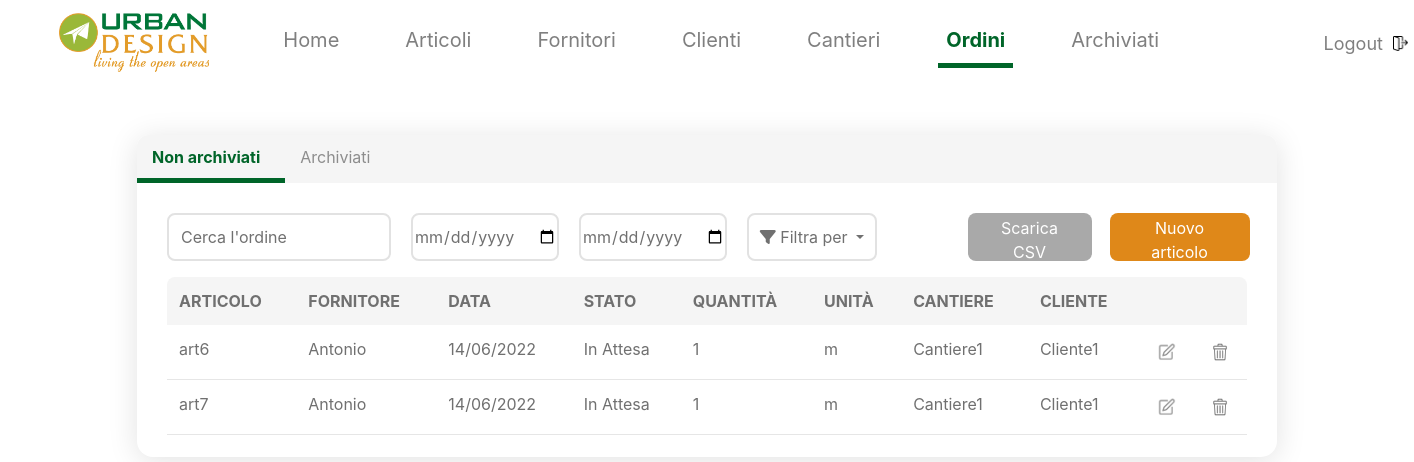
Page /ordini/ on the earlier database version.
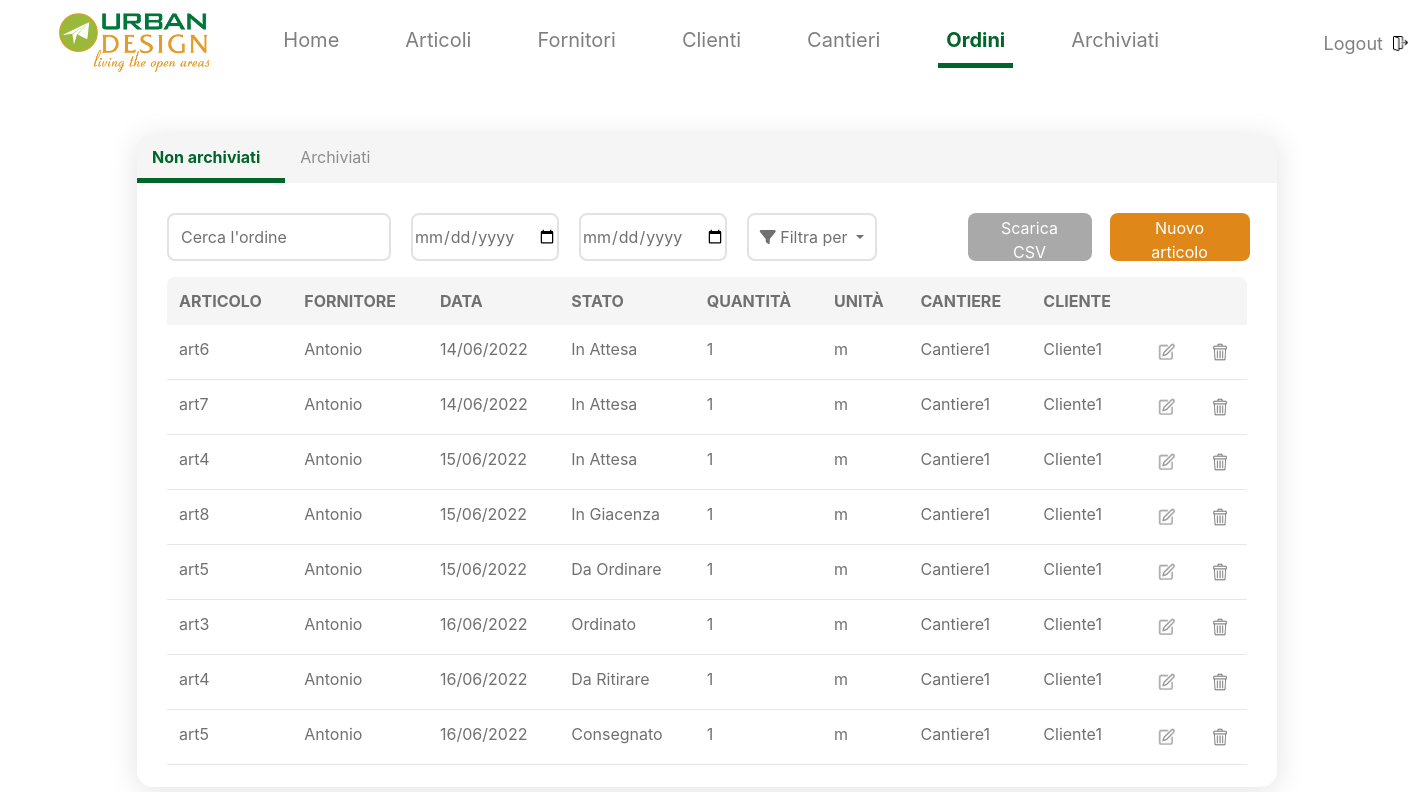
Same page on the later database version.
### ManagementSoftware/models.py (models this page shows, shortened)
class Order(models.Model):
    date = models.DateTimeField(auto_now_add=True)
    status = models.CharField(max_length=50, choices=STATUS_CHOICES, verbose_name="Stato dell ordine")
    quantity = models.PositiveIntegerField(default=1, verbose_name="Quantità dell ordine")
    article_id = models.ForeignKey(Article, on_delete=models.CASCADE, verbose_name="Nome dell articolo")
    site_id = models.ForeignKey(Site, on_delete=models.CASCADE, verbose_name="Nome del cantiere")
    suppliers = models.ForeignKey(Supplier, on_delete=models.CASCADE, verbose_name="Nome dell Fornitori")
    clients = models.ForeignKey(Client, on_delete=models.CASCADE, verbose_name="Nome dell Clienti")
    class Meta:
        verbose_name = 'order'
        ordering = ("article_id__supplier_id__name",)

class Article(models.Model):
    name = models.CharField(max_length=200, verbose_name="Nome dell'articolo")
    supplier_id = models.ForeignKey(Supplier, on_delete=models.CASCADE, verbose_name="Nome del fornitore")
    measurement_unit = models.CharField(max_length=50, verbose_name="Unità di misura", default="")
    class Meta:
        verbose_name = 'article'
        ordering = ("name",)
    def __str__(self):
        return str(self.name)

class Supplier(models.Model):
    name = models.CharField(max_length=200, verbose_name="Nome del fornitore")
    class Meta:
        verbose_name = 'supplier'
        ordering = ("name",)
    def __str__(self):
        return str(self.name)

class Site(models.Model):
    name = models.CharField(max_length=200, verbose_name="Nome del cantiere")
    client_id = models.ForeignKey(Client, on_delete=models.CASCADE, verbose_name="Nome del cliente")
    class Meta:
        verbose_name = 'site'
        ordering = ("name",)
    def __str__(self):
        return str(self.name)

class Client(models.Model):
    name = models.CharField(max_length=200, verbose_name="Nome del cliente")
    class Meta:
        verbose_name = 'client'
        ordering = ("name",)
    def __str__(self):
        return str(self.name)

### ManagementSoftware/views.py (the view)
# urls.py: path('ordini/', generic_views.TableView.as_view(
class TableView(TemplateView):
    model = None
    template_name = None
    model_filter = Q(pk__isnull=False)
    context_object_name = None
    def get(self, *args, **kwargs):
        objects = self.model.objects.filter(self.model_filter)
        context = {self.context_object_name: objects}
        return render(self.request, self.template_name, context)

### Order/templates/order/order_list.html (shortened to what this page needs)
{% extends 'single-tab.html' %}
{% block search_placeholder %}Cerca l'ordine{% endblock %}
{% block gray-bar %}
    <a id="non-arch" class="col-1_5 active">Non archiviati</a>
    <a id="arch" class="col-sm-1">Archiviati</a>
{% endblock %}
{% block filters %}
    <input id="fromDate" type="date" class="filtro"></input>
    <input id="toDate" type="date" class="filtro"></input>
    <div class="dropdown">
      <button class="filtro-drop dropdown-toggle" type="button" id="dropdownMenuButton" data-toggle="dropdown" aria-expanded="false">
        <i class="fa-solid fa-filter"></i> Filtra per
      </button>
    </div>
{% endblock %}
{% block table %}{% include "order/order_table.html" %}{% endblock %}

### ManagementSoftware/templates/single-tab.html (shortened to what this page needs)
{% extends 'base.html' %}
{% load static %}
{% load crispy_forms_tags %}
{% block import %}
    {{ block.super }}
    <link rel="stylesheet" href="{% static 'ManagementSoftware/css/single-tab.css' %}">
{% endblock %}
{% block body %}
    <div id="main-container" class="container">
        <div id="row-sopra" class="row">
            {% block gray-bar %} {% endblock %}
        </div>
        <div class="row search-bar">
            <div class="col-md-8">
                <div class="form-group">
                    <input type="text" class="form-control" id="search"
                           placeholder="{% block search_placeholder %}{% endblock %}" aria-label="cerca">
                </div>
                {% block filters %} {% endblock %}
            </div>
            <div class="col-md-2">
                <button class="action" id="download-csv">
                    Scarica CSV
                </button>
            </div>
            <div class="col-md-2">
                <button id="nuovo-articolo" class="action create" title="Aggiungi">
                    Nuovo articolo
                </button>
            </div>
        </div>
        <div class="table-wrapper">
            <table class="table table-borderless" id="risultati">
                {% block table %}{% endblock %}
            </table>
        </div>
    </div>
{% endblock %}

### ManagementSoftware/templates/base.html (shortened to what this page needs)
{% load static %}
<!DOCTYPE html>
<html lang="it">
<head>
    {% block import %}
        <link rel="stylesheet" href="https://stackpath.bootstrapcdn.com/bootstrap/4.4.1/css/bootstrap.min.css"
>
        <link rel="stylesheet"
              href="https://cdn.jsdelivr.net/npm/bootstrap-select@1.13.14/dist/css/bootstrap-select.min.css">
        <link rel="stylesheet" href="https://cdnjs.cloudflare.com/ajax/libs/font-awesome/6.0.0-beta3/css/all.min.css"
/>
        <link rel="stylesheet" href="{% static 'ManagementSoftware/css/header.css' %}">
        <link rel="stylesheet" href="{% static 'ManagementSoftware/css/general.css' %}">
    {% endblock %}
</head>
<body>
{% block header %}
    <div class="container testata">
        <nav class="navbar navbar-expand-lg navbar-light">
            <a class="navbar-brand" href="/">
                <img src="{% static 'ManagementSoftware/img/LogoUrbanDesign.png' %}" width=150" alt="Logo Urban Design"
                     id="logo">
            </a>
            <div class="collapse navbar-collapse justify-content-center" id="menu">
                <ul class="navbar-nav">
                    <li class="nav-item {% if request.resolver_match.url_name == "home" %}active{% endif %}">
                        <a class="nav-link" href="{% url "home" %}">Home</a>
                    </li>
                    <li class="nav-item {% if request.resolver_match.url_name == "articles" %}active{% endif %}">
                        <a class="nav-link" href="{% url "articles" %}">Articoli</a>
                    </li>
                    <li class="nav-item {% if request.resolver_match.url_name == "suppliers" %}active{% endif %}">
                        <a class="nav-link" href="{% url "suppliers" %}">Fornitori</a>
                    </li>
                    <li class="nav-item {% if request.resolver_match.url_name == "clients" %}active{% endif %}">
                        <a class="nav-link" href="{% url "clients" %}">Clienti</a>
                    </li>
                    <li class="nav-item {% if request.resolver_match.url_name == "sites" %}active{% endif %}">
                        <a class="nav-link" href="{% url "sites" %}">Cantieri</a>
                    </li>
                    <li class="nav-item {% if request.resolver_match.url_name == "orders" %}active{% endif %}">
                        <a class="nav-link" href="{% url "orders" %}">Ordini</a>
                    </li>
                    <li class="nav-item {% if request.resolver_match.url_name == "archiveorders" %}active{% endif %}">
                        <a class="nav-link" href="{% url "archiveorders" %}">Archiviati</a>
                    </li>
                    <li class="nav-item" id="logout">
                        <a class="nav-link" href="{% url "logout" %}">
                            <span>Logout</span>
                            <img class="img-fluid" src="{% static 'ManagementSoftware/img/IconaLogout.png' %}"
                                 width="15px" height="15px" alt="Icona Logout" style="float: right;">
                        </a>
                    </li>
                </ul>
            </div>
        </nav>
    </div>
{% endblock %}
{% block body %}{% endblock %}
</body>
</html>

### Order/templates/order/order_table.html
{% load static %}
<thead>
<tr>
    <th>ARTICOLO</th>
    <th>FORNITORE</th>
    <th>DATA</th>
    <th>STATO</th>
    <th>QUANTITÀ</th>
    <th>UNITÀ</th>
    <th>CANTIERE</th>
    <th>CLIENTE</th>
    <th class="icon"></th>
    <th class="icon"></th>
</tr>
</thead>
<tbody>
{% for order in orders %}
    <tr>
        <td>{{ order.article_id }}</td>
        <td>{{ order.article_id.supplier_id }}</td>
        <td class="data">{{ order.date | date:'d/m/Y' }}</td>
        <td class="status">{{ order.get_status_display }}</td>
        <td>{{ order.quantity }}</td>
        <td>{{ order.article_id.measurement_unit }}</td>
        <td>{{ order.site_id }}</td>
        <td>{{ order.site_id.client_id }}</td>
        <td>
            <img src="{% static 'ManagementSoftware/img/IconaModifica.png' %}"
                 class="update"
                 width="30px" alt="Modifica"
                 data-form-url="{% url 'order_update' order.pk %}"
            >
        </td>
        <td>
            <img class="delete"
                 src="{% static 'ManagementSoftware/img/IconaElimina.png' %}" width="30px" alt="Modifica"
                 data-form-url="{% url 'order_delete' order.pk %}">
        </td>
    </tr>
{% endfor %}
</tbody>

### ManagementSoftware/static/ManagementSoftware/css/header.css (style rules this page uses)
.testata { margin-left: 2% }
#logo { margin-right: 254px; }
#menu li { margin-left: 65px; font-size: 20px; color: #EAEAEA; }
@media screen and (max-width: 1750px) { #logo { margin-right: 0; } }
@media screen and (max-width: 1750px) { #menu li { margin-left: 50px; font-size: 20px; color: #EAEAEA; } }
#menu .active a { color: #006529 !important; font-weight: bold; border-bottom: #006529 solid 5px; }
#logout { margin-left: 156px !important; }
#logout a { display: flex; justify-content: center; align-items: center; margin-top: 5px; font-size: 18px; }
#logout a img { margin-left: 10px; }

### ManagementSoftware/static/ManagementSoftware/css/general.css (style rules this page uses)
.form-control, .form-control:focus { border: 0 solid; background-color: #F6F6F6; }

### ManagementSoftware/static/ManagementSoftware/css/single-tab.css (style rules this page uses)
#main-container { border-radius: 12px 12px 16px 16px; box-shadow: 0px 4px 30px #e2e2e2; padding: 0px; margin-top: 50px; }
#row-sopra { border-radius: 12px 12px 0px 0px; background: #F5F5F5 0% 0% no-repeat padding-box; margin: 0px; width: 100%; height: 48px; padding-top: 10px; }
#row-sopra a { cursor: pointer; color: #8D8D8D; }
#row-sopra .active { color: #006529 !important; font-weight: bold; border-bottom: #006529 solid 5px; }
.col-1_5 { padding-right: 15px; padding-left: 15px; max-width: 13%; width: 100%; }
.form-group { margin-left: 30px; margin-right: 10px; width: 400px; }
::placeholder { color: #707070 !important; opacity: 1; }
.form-control { background: #FFFFFF00 0% 0% no-repeat padding-box; border: 2px solid #E2E2E2; border-radius: 8px; height: 48px; color: #707070 !important; }
#download-csv { background-color: #A9A9A9; color: #ffffff; font-size: 16px; border-radius: 8px; height: 48px; width: 124px; margin-left: 60px; }
#nuovo-articolo { background-color: #DF8819; color: #ffffff; font-size: 16px; border-radius: 8px; height: 48px; width: 140px; margin-right: 30px; }
.search-bar { margin-top: 30px; }
.search-bar .col-md-2 { text-align: center; padding: 0px; margin: 0px; }
.search-bar .col-md-8 { display: flex; flex-direction: row; }
.search-bar .filtro { width: 165px; height: 48px; margin-left: 10px; margin-right: 10px; color: #707070; background: #FFFFFF00 0% 0% no-repeat padding-box; border: 2px solid #E2E2E2; border-radius: 8px; }
.search-bar .filtro-drop { width: 130px; height: 48px; margin-left: 10px; margin-right: 10px; color: #707070; background: #FFFFFF00 0% 0% no-repeat padding-box; border: 2px solid #E2E2E2; border-radius: 8px; }
.update { cursor: pointer; }
.delete { cursor: pointer; }
.table { border-radius: 8px; }
thead { background-color: #F5F5F5; color: #707070; }
.table-wrapper { max-height: 600px; overflow: auto; display: inline-block; border-radius: 8px; margin-left: 30px; margin-right: 30px; }
.table-wrapper thead { position: sticky; top: 0; }
tbody td { color: #707070; font-size: 16px; }
tbody tr { border-bottom: 1px solid #e6e6e6; }
th.icon { width: 1% !important; }
button.action, button.action:focus-visible, button.action:focus { border: none; font-size: 18px; border-radius: 2px; color: #707070; background-color: #F6F6F6; padding: 3px 17px; width: 100%; }

Differences in the rows shown:
added Order: article_id "art4", article_id.supplier_id "Antonio", date "15/06/2022", status "In Attesa", quantity "1", article_id.measurement_unit "m", site_id "Cantiere1", site_id.client_id "Cliente1"
added Order: article_id "art8", article_id.supplier_id "Antonio", date "15/06/2022", status "In Giacenza", quantity "1", article_id.measurement_unit "m", site_id "Cantiere1", site_id.client_id "Cliente1"
added Order: article_id "art5", article_id.supplier_id "Antonio", date "15/06/2022", status "Da Ordinare", quantity "1", article_id.measurement_unit "m", site_id "Cantiere1", site_id.client_id "Cliente1"
added Order: article_id "art3", article_id.supplier_id "Antonio", date "16/06/2022", status "Ordinato", quantity "1", article_id.measurement_unit "m", site_id "Cantiere1", site_id.client_id "Cliente1"
added Order: article_id "art4", article_id.supplier_id "Antonio", date "16/06/2022", status "Da Ritirare", quantity "1", article_id.measurement_unit "m", site_id "Cantiere1", site_id.client_id "Cliente1"
added Order: article_id "art5", article_id.supplier_id "Antonio", date "16/06/2022", status "Consegnato", quantity "1", article_id.measurement_unit "m", site_id "Cantiere1", site_id.client_id "Cliente1"
